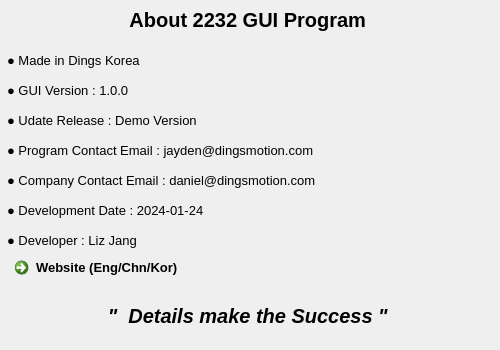
<?xml version="1.0" encoding="UTF-8"?>
<ui version="4.0">
 <class>About_Widget</class>
 <widget class="QWidget" name="About_Widget">
  <property name="windowModality">
   <enum>Qt::ApplicationModal</enum>
  </property>
  <property name="geometry">
   <rect>
    <x>0</x>
    <y>0</y>
    <width>500</width>
    <height>350</height>
   </rect>
  </property>
  <property name="sizePolicy">
   <sizepolicy hsizetype="Fixed" vsizetype="Fixed">
    <horstretch>0</horstretch>
    <verstretch>0</verstretch>
   </sizepolicy>
  </property>
  <property name="maximumSize">
   <size>
    <width>500</width>
    <height>16777215</height>
   </size>
  </property>
  <property name="font">
   <font>
    <pointsize>10</pointsize>
   </font>
  </property>
  <property name="windowTitle">
   <string>2232 GUI About</string>
  </property>
  <widget class="QWidget" name="widget" native="true">
   <property name="geometry">
    <rect>
     <x>0</x>
     <y>0</y>
     <width>501</width>
     <height>41</height>
    </rect>
   </property>
   <widget class="QLabel" name="label">
    <property name="geometry">
     <rect>
      <x>10</x>
      <y>4</y>
      <width>481</width>
      <height>31</height>
     </rect>
    </property>
    <property name="font">
     <font>
      <pointsize>15</pointsize>
      <bold>true</bold>
     </font>
    </property>
    <property name="text">
     <string>About 2232 GUI Program </string>
    </property>
    <property name="alignment">
     <set>Qt::AlignCenter</set>
    </property>
   </widget>
  </widget>
  <widget class="QLabel" name="label_2">
   <property name="geometry">
    <rect>
     <x>0</x>
     <y>290</y>
     <width>501</width>
     <height>51</height>
    </rect>
   </property>
   <property name="font">
    <font>
     <pointsize>15</pointsize>
     <italic>true</italic>
     <bold>true</bold>
    </font>
   </property>
   <property name="styleSheet">
    <string notr="true">/*border: 1px dashed rgb(6, 6, 6);*/</string>
   </property>
   <property name="text">
    <string>&quot;  Details make the Success &quot; </string>
   </property>
   <property name="alignment">
    <set>Qt::AlignCenter</set>
   </property>
  </widget>
  <widget class="QLabel" name="label_3">
   <property name="geometry">
    <rect>
     <x>7</x>
     <y>50</y>
     <width>481</width>
     <height>21</height>
    </rect>
   </property>
   <property name="text">
    <string>● Made in Dings Korea</string>
   </property>
  </widget>
  <widget class="QLabel" name="label_4">
   <property name="geometry">
    <rect>
     <x>7</x>
     <y>80</y>
     <width>481</width>
     <height>21</height>
    </rect>
   </property>
   <property name="text">
    <string>● GUI Version : 1.0.0</string>
   </property>
  </widget>
  <widget class="QLabel" name="label_5">
   <property name="geometry">
    <rect>
     <x>7</x>
     <y>110</y>
     <width>481</width>
     <height>21</height>
    </rect>
   </property>
   <property name="text">
    <string>● Udate Release : Demo Version  </string>
   </property>
  </widget>
  <widget class="QLabel" name="label_6">
   <property name="geometry">
    <rect>
     <x>7</x>
     <y>140</y>
     <width>481</width>
     <height>21</height>
    </rect>
   </property>
   <property name="text">
    <string>● Program Contact Email : jayden@dingsmotion.com</string>
   </property>
  </widget>
  <widget class="QLabel" name="label_7">
   <property name="geometry">
    <rect>
     <x>7</x>
     <y>170</y>
     <width>481</width>
     <height>21</height>
    </rect>
   </property>
   <property name="text">
    <string>● Company Contact Email : daniel@dingsmotion.com</string>
   </property>
  </widget>
  <widget class="QCommandLinkButton" name="website_btn">
   <property name="geometry">
    <rect>
     <x>7</x>
     <y>250</y>
     <width>491</width>
     <height>41</height>
    </rect>
   </property>
   <property name="cursor">
    <cursorShape>PointingHandCursor</cursorShape>
   </property>
   <property name="text">
    <string>Website (Eng/Chn/Kor)</string>
   </property>
  </widget>
  <widget class="QLabel" name="label_8">
   <property name="geometry">
    <rect>
     <x>7</x>
     <y>200</y>
     <width>481</width>
     <height>21</height>
    </rect>
   </property>
   <property name="text">
    <string>● Development Date : 2024-01-24</string>
   </property>
  </widget>
  <widget class="QLabel" name="label_9">
   <property name="geometry">
    <rect>
     <x>7</x>
     <y>230</y>
     <width>481</width>
     <height>21</height>
    </rect>
   </property>
   <property name="text">
    <string>● Developer : Liz Jang</string>
   </property>
  </widget>
 </widget>
 <resources/>
 <connections/>
</ui>
